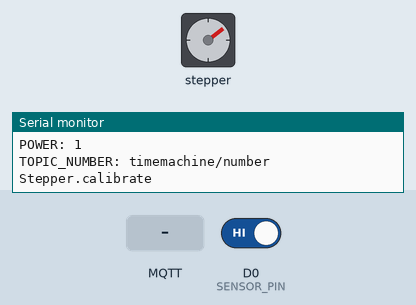
This sketch was run on a simulated ESP8266 (NodeMCU). On the bench: stepper motor, the last lines printed to the serial monitor. Inputs (shaded band) come from the test bench; at power-on: D0 (SENSOR_PIN) HIGH. WiFi joins after 1.5 s; servers stay silent unless stated; no MQTT or app messages arrive unless stated; stepper angles assume 4096 steps per turn.

Above: at 2.8 s.
2.9 s: D0 (SENSOR_PIN) driven LOW
At 3.3 s:
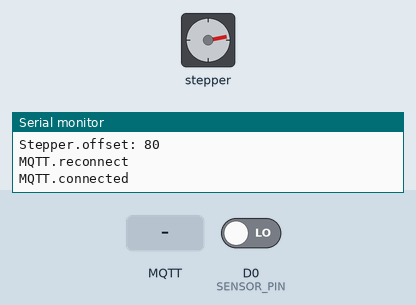
4.4 s: MQTT message "90" arrives on the first subscribed topic
At 4.55 s:
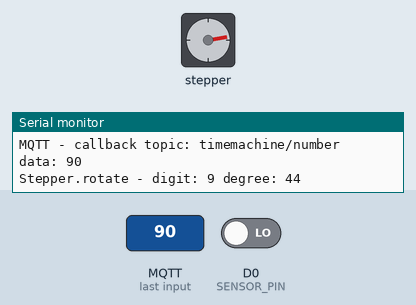
9.8 s: MQTT message "off" arrives on the first subscribed topic
At 9.95 s:
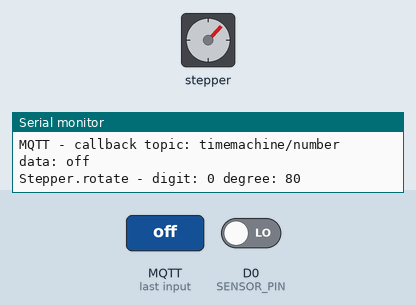
Timing chart, 0 to 12.3 s (numbered marks = the images above; inputs shaded):
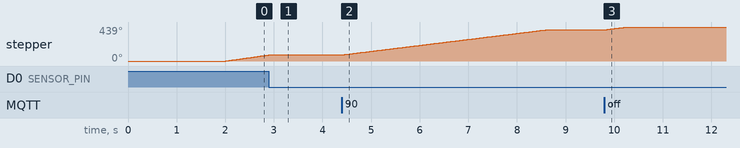

The sketch:

slave.ino
```cpp
/*******************************************************************************************
 **                                                                                       **
 ** Author: Jonas Burkhalter                                                              **
 ** Date: 30. March 2021                                                                  **
 ** Github: https://github.com/jonas-burkhalter/jsa.timemachine                           **
 ** Version: 0.1                                                                          **
 **                                                                                       **
 ** Libraries:                                                                            **
 ** CheapStepper: https://github.com/tyhenry/CheapStepper                                 **
 ** PubSubClient: https://github.com/knolleary/pubsubclient/                              **
 ******************************************************************************************/

///////////////////
// CONFIGURATION //
///////////////////
const int POWER = 1;
const char* TOPIC_NUMBER = "timemachine/number";

// Wifi //
#include <ESP8266WiFi.h>
#include <WiFiClient.h>
const char* SSID = "timemachine";
const char* PASSWORD = "altisberg";
WiFiClient wiFiClient;

// MQTT //
#include <PubSubClient.h>
PubSubClient client(wiFiClient);
const char* MASTER = "192.168.4.1";
const char* CLIENT = "timemachine-slave-1";

// Sensor //
const int SENSOR_PIN = D0;

// Stepper //
#include <CheapStepper.h>
CheapStepper stepper = CheapStepper(D1,D2,D3,D4);
int offset = 3600;

///////////
// Setup //
///////////
void setup() {
  Serial.begin(115200);
  Serial.println("POWER: " + String(POWER));
  Serial.println("TOPIC_NUMBER: " + String(TOPIC_NUMBER));

  // Wifi //
  WiFi.mode(WIFI_STA);
  WiFi.begin(SSID, PASSWORD);
  while (WiFi.status() != WL_CONNECTED) {
    delay(1000);
  }

  // MQTT //
  client.setServer(MASTER, 1883);
  client.setCallback(callback);

  // Sensor //
  pinMode(SENSOR_PIN, INPUT);

  // Stepper //
  calibrated();
}

//////////
// Loop //
//////////
void loop() {
  stepper.run();

  if (!client.connected()) {
    reconnect();
  }
  client.loop();
}

//////////
// MQTT //
//////////
void callback(char* topic, byte* payload, unsigned int length) {
  char data[length+1];
  os_memcpy(data, payload, length);
  data[length] = '\0';

  Serial.println("MQTT - callback topic: " + String(topic) + " data: " + String(data));

  if (String(topic) == TOPIC_NUMBER) {
    rotate(String(data).toInt());
  }
}

void reconnect() {
  while (!client.connected()) {
    Serial.println("MQTT.reconnect");
    if (client.connect(CLIENT)) {
      Serial.println("MQTT.connected");
      client.subscribe(TOPIC_NUMBER);
    } else {
      delay(1000);
    }
  }
}

/////////////
// Stepper //
/////////////
bool calibrated() {
  if (offset > 360){
    calibrate();
  }

  return (offset < 360);
}

void calibrate() {
  Serial.println("Stepper.calibrate");

  for(int i = 0; i < offset; i++){
    stepper.moveToDegree(true, i); delay(1);

    if (digitalRead(SENSOR_PIN) == LOW){
      offset = i % 360;
      Serial.println("Stepper.offset: " + String(offset));
    }
  }
}

void rotate(int number) {
  if(calibrated() && (stepper.getStepsLeft() <= 0)){
    int digit = (number / int(pow(10, POWER))) % 10;
    int degree = ((36 * digit) + offset) % 360;
    stepper.newMoveToDegree(true, degree);

    Serial.println("Stepper.rotate - digit: " + String(digit) + " degree: " + String(degree));
  }
}
```

Measured:
- after the input at 2.9 s, stepper: stops changing and stays 79°
- after the input at 4.4 s, stepper: turns 324° clockwise in 4.2 s, starting at once
- after the input at 9.8 s, stepper: turns 36° clockwise in 0.45 s, starting at once
